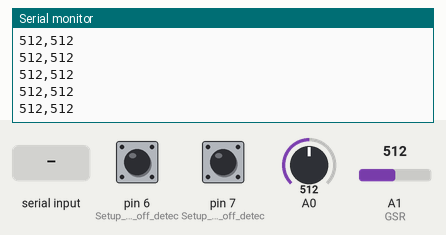
Recording of a program running on a simulated Arduino Nano, built with avr-gcc and run on an emulated ATmega328P. Shown: the last lines printed to the serial monitor. The test bench sets the inputs (shaded band); at power-on: A0 = 512, A1 (GSR) = 512, pin 6 (Setup_for_leads_off_detec) LOW, pin 7 (Setup_for_leads_off_detec) LOW. Storage starts empty.

Above: at 1.2 s.
1.3 s: A0 set to 716
At 2.3 s:
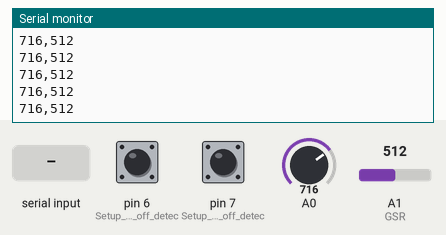
4.3 s: A1 (GSR) set to 716
At 5.2 s:
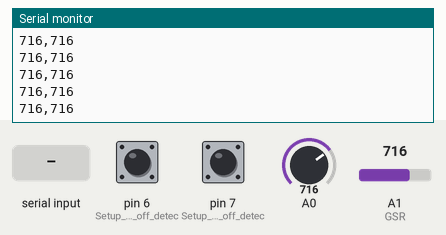
5.8 s: pin 6 (Setup_for_leads_off_detec) pulled HIGH for 3.2 s
At 6.6 s:
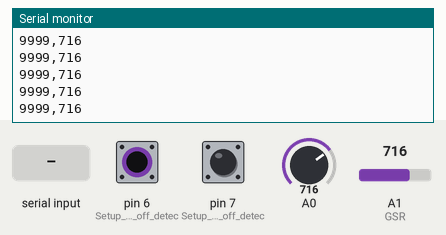
12.0 s: pin 7 (Setup_for_leads_off_detec) pulled HIGH for 1 s
14.5 s: A0 set to 900
At 15.2 s:
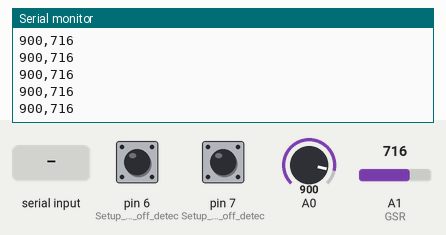
16.0 s: "90,45\n" received over Serial
Timing chart, 0 to 18.5 s (numbered marks = the images above; inputs shaded):
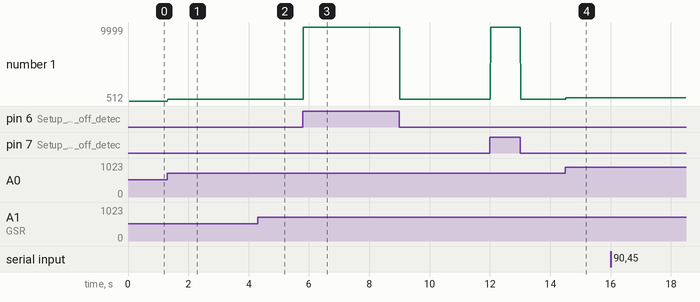

Measured:
- after the input at 1.3 s, the serial monitor: prints a new line at once (image 1)
- after the input at 4.3 s, the serial monitor: prints a new line at once (image 2)
- after the input at 5.8 s, the serial monitor: prints a new line at once (image 3)
- after the input at 14.5 s, the serial monitor: prints a new line at once (image 4)
- plotted number 1: 512 → 716 after the input at 1.3 s, 716 → 900 after the input at 14.5 s

The program:

main.cpp
```cpp
#include <Arduino.h>
#include <SPI.h>
#include "SdFat.h"
//CS腳位，預設是SS，以Uno來說就是腳位10，如果有多個SPI設備，請設不同的腳位
#define SD_CS_PIN SS

SdFat SD;
int count = 1;
int ecgdata = 0;
int x = 0;
int Numberoffiles = 0;
String fname = "";
int GSRsensorValue=0;
const int GSR = A1;
File myFile;

void setup() {
  Serial.begin(9600);
  Serial.print("Initializing SD card...");
  //判斷SD模組初始化是否成功
  if (!SD.begin(SD_CS_PIN)) {
    Serial.println("initialization failed!");
    return;
  }
  Serial.println("initialization done.");

  pinMode(6, INPUT); // Setup for leads off detection LO +
  pinMode(7, INPUT); // Setup for leads off detection LO -

}
void loop() {
  GSRsensorValue = analogRead(GSR);
  if ((digitalRead(6) == 1) || (digitalRead(7) == 1)) {
    // Serial.println(String(fname)+String(",")+'!'+String(",")+String(GSRsensorValue));
    ecgdata = 9999;
  }
  else {
    // send the value of analog input 0:
    // Serial.println(String(fname)+String(",")+analogRead(A0)+String(",")+String(GSRsensorValue));
    ecgdata = analogRead(A0);
  }
  if (count%600 == 0) //設定單個檔案中有幾筆數據
  {
    x = x+1;
  }
  fname = "data" + String(x) + ".txt";
  myFile = SD.open(fname, FILE_WRITE);
  // 如果成功打開，就寫入文字
  if (myFile) {
    myFile.println(String(ecgdata)+String(",")+String(GSRsensorValue));
    // 關閉檔案
    myFile.close();
  } else{
    // 如果無法開啟檔案，就在監控視窗顯示訊息
    Serial.println("error opening " + fname);
  }
  Serial.println(String(ecgdata)+","+String(GSRsensorValue));
  // Serial.println(String(count)+","+fname+","+String(ecgdata)+","+String(GSRsensorValue));
  // delay(1000);
  count++;
}

void serialEvent() {
  while (Serial.available()) {
    int incomingValue = Serial.parseInt();
    // Serial.println(incomingValue);
    if (incomingValue == -1) {                 //輸出TXT檔案內數據
      while (true){
        fname = "data" + String(x) + ".txt" ;
        myFile = SD.open(fname, FILE_READ);
        if (myFile) {
          Serial.println(fname);
          //一直讀取檔案內容，直到沒有為止
          while (myFile.available()) {
            Serial.write(myFile.read()); //把讀到的內容顯示在監控視窗
          }
          // 關閉檔案
          myFile.close();
        } else {
          // 如果無法開啟檔案，就在監控視窗顯示訊息
          // Serial.println("error opening " + fname);
          break;
        }
        x++;
      }
      Serial.println(x);
      Serial.println("end");
      delay(10000);
    }
    if (incomingValue == -2){               //輸出檔案數量
      while (true){
        fname = "data" + String(Numberoffiles) + ".txt" ;
        myFile = SD.open(fname, FILE_READ);
        if (myFile) {
          Serial.println(fname);
          myFile.close();
        } else {
          // 如果無法開啟檔案，就在監控視窗顯示訊息
          // Serial.println("error opening " + fname);
          break;
        }
        Numberoffiles++;
      }
      Serial.println(Numberoffiles-1);
      Serial.println("end");
      delay(1000);
    }
  }
}
```
